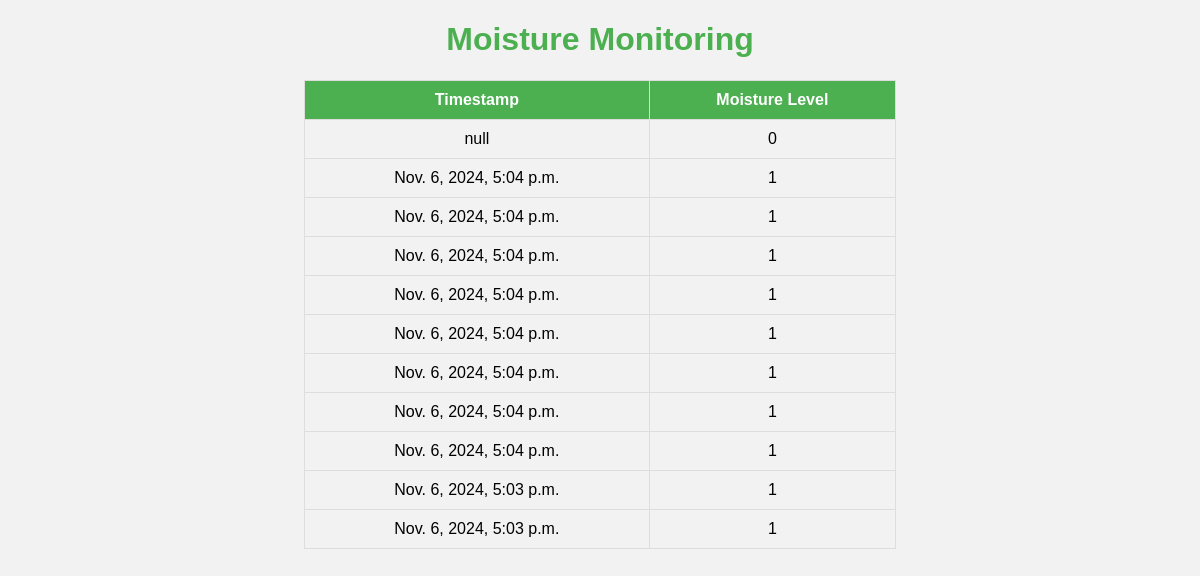
/moisture/, run on an earlier commit of the app's database.
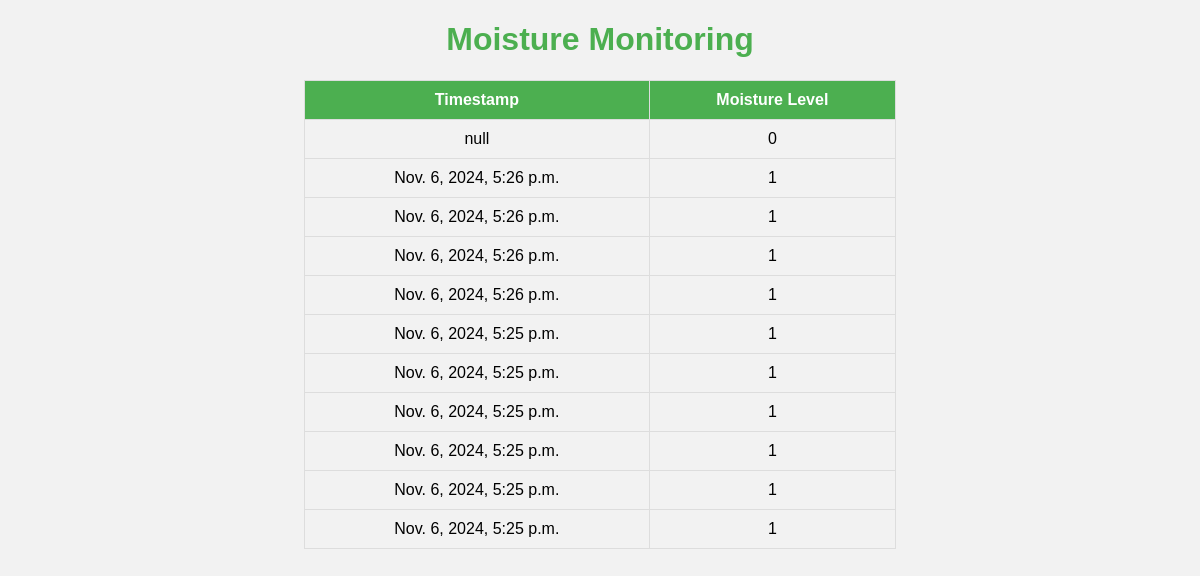
And on a later commit of the database.
### moisture_monitor/models.py (models this page shows, shortened)
class MoistureReading(models.Model):
    timestamp = models.DateTimeField(auto_now_add=True)
    adc_value = models.IntegerField()

### moisture_monitor/views.py (the view)
# urls.py: path("", views.view_moisture, name="moisture_view"),  # Route for the landing page
def view_moisture(request):
    readings = MoistureReading.objects.order_by('-timestamp')[:10]
    return render(request, "moisture_monitor/moisture_view.html", {"readings": readings})

### moisture_monitor/templates/moisture_monitor/moisture_view.html (shortened to what this page needs)
<!DOCTYPE html>
<html lang="en">
<head>
    {% load static %}
    <link rel="stylesheet" href="{% static 'moisture_monitor/style.css' %}">
</head>
<body>
    <h1>Moisture Monitoring</h1>
    <table id="moistureTable">
        <thead>
            <tr>
                <th>Timestamp</th>
                <th>Moisture Level</th>
            </tr>
        </thead>
        <tbody>
            {% for reading in readings %}
            <tr>
                <td>{{ reading.timestamp }}</td>
                <td>{{ reading.adc_value }}</td>
            </tr>
            {% endfor %}
        </tbody>
    </table>
</body>
</html>

What changed in the data, as far as the page shows it:
no longer on this page (row unchanged): MoistureReading: timestamp "Nov. 6, 2024, 5:04 p.m.", adc_value "1"
no longer on this page (row unchanged): MoistureReading: timestamp "Nov. 6, 2024, 5:04 p.m.", adc_value "1"
no longer on this page (row unchanged): MoistureReading: timestamp "Nov. 6, 2024, 5:04 p.m.", adc_value "1"
no longer on this page (row unchanged): MoistureReading: timestamp "Nov. 6, 2024, 5:04 p.m.", adc_value "1"
no longer on this page (row unchanged): MoistureReading: timestamp "Nov. 6, 2024, 5:04 p.m.", adc_value "1"
no longer on this page (row unchanged): MoistureReading: timestamp "Nov. 6, 2024, 5:04 p.m.", adc_value "1"
no longer on this page (row unchanged): MoistureReading: timestamp "Nov. 6, 2024, 5:04 p.m.", adc_value "1"
no longer on this page (row unchanged): MoistureReading: timestamp "Nov. 6, 2024, 5:04 p.m.", adc_value "1"
no longer on this page (row unchanged): MoistureReading: timestamp "Nov. 6, 2024, 5:03 p.m.", adc_value "1"
no longer on this page (row unchanged): MoistureReading: timestamp "Nov. 6, 2024, 5:03 p.m.", adc_value "1"
added MoistureReading: timestamp "Nov. 6, 2024, 5:26 p.m.", adc_value "1"
added MoistureReading: timestamp "Nov. 6, 2024, 5:26 p.m.", adc_value "1"
added MoistureReading: timestamp "Nov. 6, 2024, 5:26 p.m.", adc_value "1"
added MoistureReading: timestamp "Nov. 6, 2024, 5:26 p.m.", adc_value "1"
added MoistureReading: timestamp "Nov. 6, 2024, 5:25 p.m.", adc_value "1"
added MoistureReading: timestamp "Nov. 6, 2024, 5:25 p.m.", adc_value "1"
added MoistureReading: timestamp "Nov. 6, 2024, 5:25 p.m.", adc_value "1"
added MoistureReading: timestamp "Nov. 6, 2024, 5:25 p.m.", adc_value "1"
added MoistureReading: timestamp "Nov. 6, 2024, 5:25 p.m.", adc_value "1"
added MoistureReading: timestamp "Nov. 6, 2024, 5:25 p.m.", adc_value "1"
